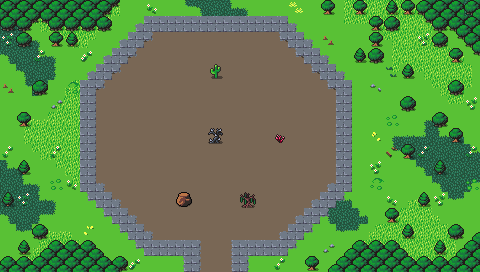

Rendered tile map (Tiled .tmx) drawn with the repository's tilesets; below, a short description and the map source with its tile grids summarised:
An orthogonal 30x17 tile map with 16x16 px tiles, 5 tile layers (Collision, Background, Floor and Walls, Ornamental Walls, ...), 2 tilesets and 6 objects.

<map version="1.5" tiledversion="1.7.2" orientation="orthogonal" renderorder="right-down" width="30" height="17" tilewidth="16" tileheight="16" infinite="0" nextlayerid="8" nextobjectid="79">
 <editorsettings>
  <export target="wastetown..tmx" format="tmx" />
 </editorsettings>
 <tileset firstgid="1" source="../../../../common/maps/tileset/main.tsx" />
 <tileset firstgid="3477" source="../../../../common/maps/tileset/buildings.tsx" />
 <layer id="6" name="Collision" width="30" height="17">
  <data>[510 cells, 6 non-empty, 1 distinct tile ids]</data>
 </layer>
 <layer id="1" name="Background" width="30" height="17">
  <data>[510 cells, 510 non-empty, 4 distinct tile ids]</data>
 </layer>
 <layer id="2" name="Floor and Walls" width="30" height="17">
  <data>[510 cells, 175 non-empty, 37 distinct tile ids]</data>
 </layer>
 <layer id="7" name="Ornamental Walls" width="30" height="17">
  <data>[510 cells, 79 non-empty, 7 distinct tile ids]</data>
 </layer>
 <layer id="3" name="Clutter" width="30" height="17">
  <properties>
   <property name="spriteLayer" type="bool" value="true" />
  </properties>
  <data>[510 cells, 127 non-empty, 37 distinct tile ids]</data>
 </layer>
 <objectgroup id="4" name="Objects">
  <object id="69" template="../../../../common/maps/obj/door_up.tx" x="208" y="143.5">
   <properties>
    <property name="teleport" value="../Shandalar Old Border/maps/map/jacetower/portal_1.tmx" />
    <property name="teleportObjectId" value="76" />
   </properties>
  </object>
  <object id="74" template="../../../../common/maps/obj/door_up.tx" x="208.359" y="271.521">
   <properties>
    <property name="teleport" value="../Shandalar Old Border/maps/map/jacetower/portal_1G2.tmx" />
    <property name="teleportObjectId" value="62" />
   </properties>
  </object>
  <object id="75" template="../../../../common/maps/obj/door_down.tx" x="176" y="209.5">
   <properties>
    <property name="teleport" value="../Shandalar Old Border/maps/map/jacetower/portal_1R.tmx" />
    <property name="teleportObjectId" value="69" />
   </properties>
  </object>
  <object id="76" template="../../../../common/maps/obj/door_down.tx" x="241.602" y="208.842">
   <properties>
    <property name="teleport" value="../Shandalar Old Border/maps/map/jacetower/portal_1B.tmx" />
    <property name="teleportObjectId" value="61" />
   </properties>
  </object>
  <object id="77" template="../../../../common/maps/obj/door_down.tx" x="208.16" y="79.1689">
   <properties>
    <property name="teleport" value="../Shandalar Old Border/maps/map/jacetower/portal_1W.tmx" />
    <property name="teleportObjectId" value="76" />
   </properties>
  </object>
  <object id="78" template="../../../../common/maps/obj/door_down.tx" x="272.314" y="145.37">
   <properties>
    <property name="teleport" value="../Shandalar Old Border/maps/map/jacetower/portal_1U.tmx" />
    <property name="teleportObjectId" value="78" />
   </properties>
  </object>
 </objectgroup>
</map>
